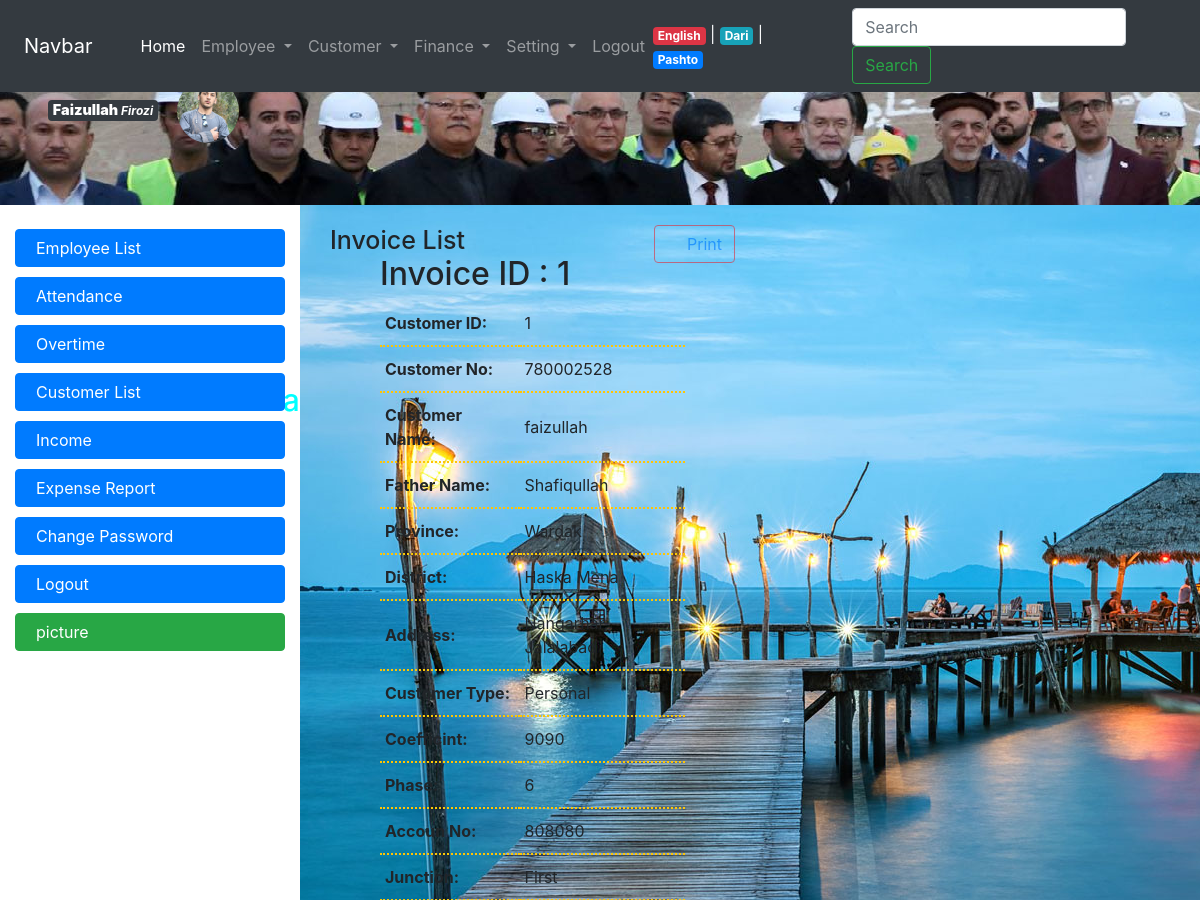
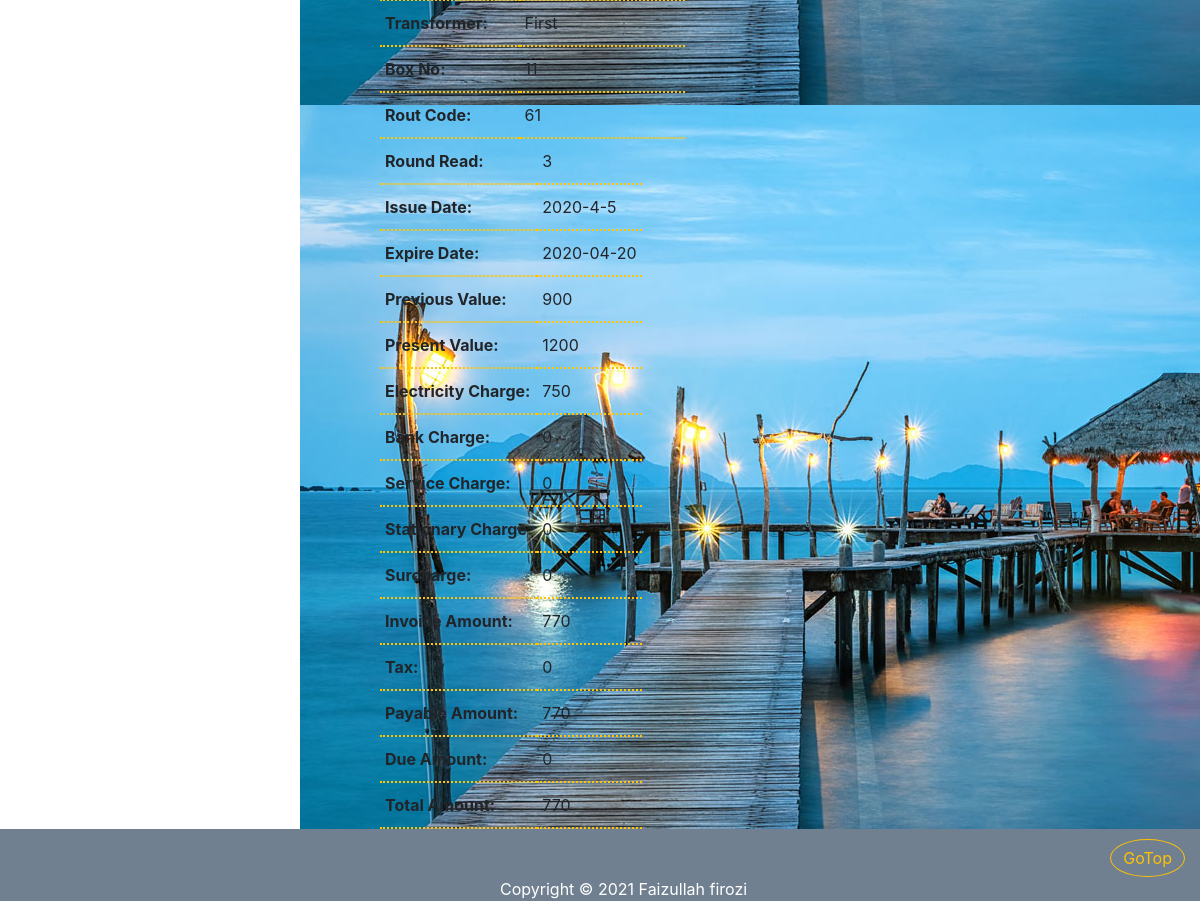
The page /invoice_detail.php?invoice_id=1 (signed in) on the database its author committed (2 pictures, top to bottom).
### tables this page shows
CREATE TABLE IF NOT EXISTS `employee` (
  `employee_id` int(11) NOT NULL AUTO_INCREMENT,
  `firstname` varchar(32) NOT NULL,
  `lastname` varchar(32) NOT NULL,
  `fathername` varchar(32) NOT NULL,
  `gender` tinyint(1) NOT NULL,
  `birth_year` int(11) NOT NULL,
  `nic` varchar(64) NOT NULL,
  `marital_status` tinyint(1) NOT NULL,
  `province_id` int(11) DEFAULT NULL,
  `district` varchar(64) NOT NULL,
  `address` varchar(255) DEFAULT NULL,
  `email` varchar(255) DEFAULT NULL,
  `degree_id` int(11) NOT NULL,
  `photo` varchar(128) DEFAULT NULL,
  `hire_date` date NOT NULL,
  `resign_date` date DEFAULT NULL,
  PRIMARY KEY (`employee_id`),
  UNIQUE KEY `nic` (`nic`),
  UNIQUE KEY `email` (`email`),
  KEY `employee_province_fk` (`province_id`),
  KEY `employee_degree_fk` (`degree_id`)
);

CREATE TABLE IF NOT EXISTS `counterbox` (
  `counter_id` int(11) NOT NULL,
  `customer_type` tinyint(1) NOT NULL,
  `coeffecent` int(11) NOT NULL,
  `phase` tinyint(4) NOT NULL,
  `account_no` int(11) NOT NULL,
  `customer_no` int(11) NOT NULL,
  `customer_name` varchar(128) NOT NULL,
  `father_name` varchar(32) DEFAULT NULL,
  `province_id` int(11) NOT NULL,
  `district` varchar(64) NOT NULL,
  `address` varchar(255) DEFAULT NULL,
  `junction` varchar(128) NOT NULL,
  `transformer` varchar(128) NOT NULL,
  `box_id` varchar(128) NOT NULL,
  `rout_code` varchar(255) NOT NULL,
  PRIMARY KEY (`counter_id`),
  KEY `province_counterbox_fk` (`province_id`)
);

CREATE TABLE IF NOT EXISTS `invoice` (
  `invoice_id` int(11) NOT NULL AUTO_INCREMENT,
  `counter_id` int(11) NOT NULL,
  `round_read` tinyint(4) NOT NULL,
  `issue_year` int(11) NOT NULL,
  `issue_month` tinyint(4) NOT NULL,
  `issue_day` tinyint(4) NOT NULL,
  `expire_date` date NOT NULL,
  `previous_value` int(11) NOT NULL,
  `present_value` int(11) NOT NULL,
  `electricity_charge` int(11) NOT NULL,
  `bank_charge` int(11) NOT NULL DEFAULT '0',
  `service_charge` int(11) NOT NULL DEFAULT '0',
  `stationay_charge` int(11) NOT NULL DEFAULT '0',
  `surcharge` int(11) NOT NULL DEFAULT '0',
  `invoice_amount` int(11) NOT NULL,
  `taxt` int(11) NOT NULL DEFAULT '0',
  `payable_amount` int(11) NOT NULL,
  `due_amount` int(11) NOT NULL DEFAULT '0',
  `total_amount` int(11) NOT NULL,
  PRIMARY KEY (`invoice_id`),
  KEY `counterbox_ivoice_fk` (`counter_id`)
);

CREATE TABLE IF NOT EXISTS `province` (
  `province_id` int(11) NOT NULL AUTO_INCREMENT,
  `province_name` varchar(32) NOT NULL,
  PRIMARY KEY (`province_id`),
  UNIQUE KEY `province_name` (`province_name`)
);

### local/en.php (called while the page is built, shortened)
<?php
$banner_title = " Welcom To Breshna Compani Website ";
$menu_home = "Home";
$menu_employee = "Employee";
$menu_employee_list = "Employee List";
$menu_attendance = "Attendance";
$menu_overtime = "Overtime";
$menu_customer = "Customer";
$menu_finance = "Finance";
$menu_setting = "Setting";
$menu_change_password = "Change Password";
$menu_expense_report = "Expense Report";
$menu_customer_list = "Customer List";
$menu_income = "Income";
$menu_logout = "Logout";
$menu_lang_pashto = "Pashto";
$menu_lang_english = "English";
$menu_lang_dari = "Dari";
?>

### connection.php (called while the page is built, shortened)
<?php  ob_start();
			$server = "localhost";
			$username = "root";
			$password = "";
			$database = "breshna";
	$con = mysqli_connect($server, $username, $password);
	mysqli_select_db($con,$database);
	function getValue($value){
		global $con;
		return mysqli_real_escape_string($con, $value);
	}
?>

### invoice_detail.php (the view)
<?php require_once("connection.php"); ?>
<?php
    $invoice = mysqli_query($con, "SELECT * , CONCAT_WS('-' , issue_year, issue_month,  issue_day) AS issue_date FROM counterbox INNER JOIN province ON province.province_id=counterbox.province_id INNER JOIN invoice ON counterbox.counter_id=invoice.counter_id WHERE invoice_id=" . getValue($_GET["invoice_id"]));
    $row_invoice = mysqli_fetch_assoc($invoice);
    ?>
<?php require_once("top.php"); ?>
    <div class="panel panel-info col-lg-6 col-lg-offset-3">
        <div class="panel-heading">
            <?php require_once("print.php"); ?>
            <h1> Invoice List </h1>
        </div>
        <div class="panel-body">
        <h2 style="margin-left: 50px">Invoice ID : <?php echo $row_invoice["invoice_id"]; ?></h2>
        <table class="pull-left  list">
            <tr>
                <th>Customer ID: </th>                <td><?php echo $row_invoice["counter_id"]; ?></td>
            </tr>
            <tr>
                <th>Customer No: </th>                <td><?php echo $row_invoice["customer_no"]; ?></td>
            </tr>
            <tr>
                <th>Customer Name: </th>                <td><?php echo $row_invoice["customer_name"]; ?></td>
            </tr>
            <tr>
                <th>Father Name: </th>                <td><?php echo $row_invoice["father_name"]; ?></td>
            </tr>
            <tr>
                <th>Province: </th>                <td><?php echo $row_invoice["province_name"]; ?></td>
            </tr>
            <tr>
                <th>District: </th>                <td><?php echo $row_invoice["district"]; ?></td>
            </tr>
            <tr>
                <th>Address: </th>                <td><?php echo $row_invoice["address"]; ?></td>
            </tr>
            <tr>
                <th>Customer Type: </th>                <td><?php echo $row_invoice["customer_type"]== 0 ? "Personal" : "Commercial" ?></td>
            </tr>
            <tr>
                <th>Coefficint: </th>                <td><?php echo $row_invoice["coeffecent"]; ?></td>
            </tr>
            <tr>
                <th>Phase: </th>                <td><?php echo $row_invoice["phase"]; ?></td>
            </tr>
            <tr>
                <th>Accoun No: </th>                <td><?php echo $row_invoice["account_no"]; ?></td>
            </tr>
            <tr>
                <th>Junction: </th>                <td><?php echo $row_invoice["junction"]; ?></td>
            </tr>
            <tr>
                <th>Transformer: </th>                <td><?php echo $row_invoice["transformer"]; ?></td>
            </tr>
            <tr>
                <th>Box No: </th>                <td><?php echo $row_invoice["box_id"]; ?></td>
            </tr>
            <tr>
                <th>Rout Code: </th>                <td><?php echo $row_invoice["rout_code"]; ?></td>
            </tr>
            </table>
        <table class="list " >
            <tr>
                <th>Round Read: </th>                <td><?php echo $row_invoice["round_read"]; ?></td>
            </tr>
            <tr>
                <th>Issue Date: </th>                <td><?php echo $row_invoice["issue_date"]; ?></td>
            </tr>
            <tr>
                <th>Expire Date: </th>                <td><?php echo $row_invoice["expire_date"]; ?></td>
            </tr>
            <tr>
                <th>Previous Value: </th>                <td><?php echo $row_invoice["previous_value"]; ?></td>
            </tr>
            <tr>
                <th>Present Value: </th>                <td><?php echo $row_invoice["present_value"]; ?></td>
            </tr>
            <tr>
                <th>Electricity Charge: </th>                <td><?php echo $row_invoice["electricity_charge"]; ?></td>
            </tr>
            <tr>
                <th>Bank Charge: </th>                <td><?php echo $row_invoice["bank_charge"]; ?></td>
            </tr>
            <tr>
                <th>Service Charge: </th>                <td><?php echo $row_invoice["service_charge"]; ?></td>
            </tr>
            <tr>
                <th>Stationary Charge: </th>                <td><?php echo $row_invoice["stationay_charge"]; ?></td>
            </tr>
            <tr>
                <th>Surcharge: </th>                <td><?php echo $row_invoice["surcharge"]; ?></td>
            </tr>
            <tr>
                <th>Invoice Amount: </th>                <td><?php echo $row_invoice["invoice_amount"]; ?></td>
            </tr>
            <tr>
                <th>Tax: </th>                <td><?php echo $row_invoice["taxt"]; ?></td>
            </tr>
            <tr>
                <th>Payable Amount: </th>                <td><?php echo $row_invoice["payable_amount"]; ?></td>
            </tr>
            <tr>
                <th>Due Amount: </th>                <td><?php echo $row_invoice["due_amount"]; ?></td>
            </tr>
            <tr>
                <th>Total Amount: </th>                <td><?php echo $row_invoice["total_amount"]; ?></td>
            </tr>
            </table>
        </div>
    </div>
<?php require_once("footer.php"); ?>

### top.php (shortened to what this page needs)
<?php
        if(isset($_SESSION["lang"])){
                 require_once($_SESSION["lang"]);
              }
              else {
                  require_once("local/en.php");
              }
?>
<!DOCTYPE html>
<html>
<head>
    <link rel="stylesheet" type="text/css" href="css/bootstrap.min.css">
    <link rel="stylesheet" type="text/css" href="css/bootstrap-grid.min.css">
    <link rel="stylesheet" type="text/css" href="css/bootstrap-reboot.min.css">
    <link  rel="stylesheet" type="text/css" href="cal/calendar-blue2.css"/>
    <link rel="stylesheet" type="text/css" href="css/style.css">
    <link rel="stylesheet" type="text/css" href="sliderengine/amazingslider-1.css">
</head>
<body>
    <div class="container col-lg-12 col-md-12 col-sm-12 col-xs-12">
        <div id="banner" class="row">
            <?php if(isset($_SESSION["login"])) { ?>
                <?php
                $server = "localhost";
                $username = "root";
                $password = "";
                $database = "breshna";
                $con = mysqli_connect($server, $username, $password);
                mysqli_select_db($con,$database);
                $photo = mysqli_query($con, "SELECT photo, firstname, lastname FROM employee WHERE employee_id=". $_SESSION["login"]);
                $row_photo = mysqli_fetch_assoc($photo);
                ?>
                <div class="mx-5 m-4"  >
    <span class="badge badge-dark" >
    <big ><b ><?php echo $row_photo["firstname"]; ?></b></big>
    <i ><?php echo $row_photo["lastname"]; ?></i>
</span>
                    <img class="rounded-circle col-lg-1 co-md-3 col-sm-2 col-xs-3 " src="<?php echo $row_photo["photo"]; ?>"  alt="د برښنا شرکت ویب سایټ ته ښه راغلاست">
                </div>
            <?php } ?>
            <h3 id="bannerh1" class="col-lg-8  col-md-7 col-sm-7 col-xs-12" ><marquee <?php if (isset($_SESSION["lang"]) && $_SESSION["lang"] != "local/en.php"){ echo 'direction="right"';  }; ?> > <?php echo $banner_title; ?> </marquee></h3>
    </div>
       <div id="menu" class="row fixed-top">
       <?php  if(isset($_SESSION["login"])) {  ?>
           <nav class="navbar navbar-expand-lg navbar-dark fixed-top bg-dark col-lg-12 ">
               <a  class="navbar-brand mx-4" href="#">Navbar</a>
               <div class="collapse navbar-collapse mx-3" id="navbarSupportedContent">
                   <ul class="navbar-nav mr-auto">
                       <li class="nav-item active">
                           <a class="nav-link" href="home.php"><?php echo $menu_home; ?><span class="sr-only">(current)</span></a>
                       </li>
                       <li class="nav-item dropdown">
                           <a class="nav-link dropdown-toggle" href="#" id="navbarDropdown" role="button" data-toggle="dropdown" aria-haspopup="true" aria-expanded="false">
                               <?php echo $menu_employee; ?>
                           </a>
                       </li>
                       <li class="nav-item dropdown">
                           <a class="nav-link dropdown-toggle" href="#" id="navbarDropdown" role="button" data-toggle="dropdown" aria-haspopup="true" aria-expanded="false">
                               <?php echo $menu_customer; ?>
                           </a>
                       </li>
                       <li class="nav-item dropdown">
                           <a class="nav-link dropdown-toggle" href="#" id="navbarDropdown" role="button" data-toggle="dropdown" aria-haspopup="true" aria-expanded="false">
                               <?php echo $menu_finance; ?>
                           </a>
                       </li>
                       <li class="nav-item dropdown">
                           <a class="nav-link dropdown-toggle" href="#" id="navbarDropdown" role="button" data-toggle="dropdown" aria-haspopup="true" aria-expanded="false">
                               <?php echo $menu_setting; ?>
                           </a>
                       </li>
                       <li class="nav-item">
                           <a class="nav-link" href="logout.php" ><?php echo $menu_logout; ?></a>
                       </li>
                   </ul>
                       <span class="nav-item text-light mr-5">
                           <a href="switch.php?lang=en" class="badge badge-danger"> <?php echo $menu_lang_english; ?> </a> |
                           <a href="switch.php?lang=dr" class="badge badge-info"> <?php echo $menu_lang_dari; ?> </a> |
                           <a href="switch.php?lang=ps" class="badge badge-primary"> <?php echo $menu_lang_pashto; ?> </a>
                       </span>
                   <form class="form-inline my-2 my-lg-0">
                       <input class="form-control mr-sm-2" type="search" placeholder="Search" aria-label="Search">
                       <button class="btn btn-outline-success my-1 my-sm-0" type="submit">Search</button>
                   </form>
               </div>
           </nav>
        <?php  } ?>
    </div>
    <div id="body" class="row">
        <?php if (isset($_SESSION["login"])) { ?>
        <div id="nav-bar" class="col-lg-3 col-md-3 col-sm-4 col-xs-12">
            <br>
            <a class="btn btn-primary" href="employee_list.php"><span class="glyphicon glyphicon-th-list"></span> <?php echo $menu_employee_list; ?></a>
            <a class="btn btn-primary" href="employee_attendance.php"><span class="glyphicon glyphicon-calendar"></span> <?php echo $menu_attendance; ?></a>
            <a class="btn btn-primary" href="employee_overtime.php"><span class="glyphicon glyphicon-time"></span><?php echo $menu_overtime; ?> </a>
            <a class="btn btn-primary" href="customer_list.php"><span class="glyphicon glyphicon-user"></span><?php echo $menu_customer_list; ?></a>
            <a class="btn btn-primary" href="#"><span class="glyphicon glyphicon-usd"></span><span class="glyphicon glyphicon-chevron-right"></span> <?php echo $menu_income; ?></a>
            <a class="btn btn-primary" href="#"><span class="glyphicon glyphicon-usd"></span><span class="glyphicon glyphicon-chevron-left"></span> <?php echo $menu_expense_report; ?></a>
            <a id="btn" class="btn btn-primary" href="change_password.php"><span class="glyphicon glyphicon-lock"></span> <?php echo $menu_change_password; ?> </a>
            <a id="btn" class="btn btn-primary" href="logout.php"><span class="glyphicon glyphicon-log-out"></span> <?php echo $menu_logout; ?> </a>
            <a class="btn btn-success" href="pic.php"><span class="glyphicon glyphicon-picture"></span> picture </a>
        </div>
        <?php }  ?>
        <?php if (isset($_SESSION["login"])) { ?>
        <div id="content" class="col-lg-9 col-md-9 col-sm-8 col-xs-12">
<?php } else { ?>
            <div id="content" class="col-lg-12 col-md-12 col-sm-12 col-xs-12">
                <?php  } ?>

### css/style.css (style rules this page uses)
* { margin: 0; padding: 0; }
.container { width: 100%; }
#banner { margin-top: 55px; height: 150px; background-image: url(../images/thems/Untitled.png); }
#bannerh1 { font-size: 30px; margin-top: -60px; color: aqua; }
#nav-bar { min-height: 500px; }
#nav-bar a { display: block; margin-bottom: 10px; text-align: left; padding-left: 20px; }
#content { min-height: 750px; background-image: url(../images/thems/img10.jpg); }
.panel { margin-top: 20px; }
.panel-heading h1 { font-size: 25px; margin: 0; }
table.list td, table.list th { padding: 10px 5px; border-bottom: 2px dotted #ffc504; }
table.list { margin-right: 50px; margin-left: 50px; }

### rows shown on the page
employee: firstname "Faizullah", lastname "Firozi", photo (picture)
counterbox: invoice.invoice_id "1", invoice.counter_id "1", customer_no "780002528", customer_name "faizullah", father_name "Shafiqullah", province.province_name "Wardak", district "Haska Mena", address "Nangarhar, Jalalabad", coeffecent "9090", phase "6", account_no "808080", junction "First", transformer "First", box "11", rout_code "61", invoice.round_read "3", invoice.expire_date "2020-04-20", invoice.previous_value "900", invoice.present_value "1200", invoice.electricity_charge "750", invoice.bank_charge "0", invoice.service_charge "0", invoice.stationay_charge "0", invoice.surcharge "0", invoice.invoice_amount "770", invoice.taxt "0", invoice.payable_amount "770", invoice.due_amount "0", invoice.total_amount "770"

### other values the page prints
$banner_title "Welcom To Breshna Compani Website"
$menu_home "Home"
$menu_employee "Employee"
$menu_customer "Customer"
$menu_finance "Finance"
$menu_setting "Setting"
$menu_logout "Logout"
$menu_lang_english "English"
$menu_lang_dari "Dari"
$menu_lang_pashto "Pashto"
$menu_employee_list "Employee List"
$menu_attendance "Attendance"
$menu_overtime "Overtime"
$menu_customer_list "Customer List"
$menu_income "Income"
